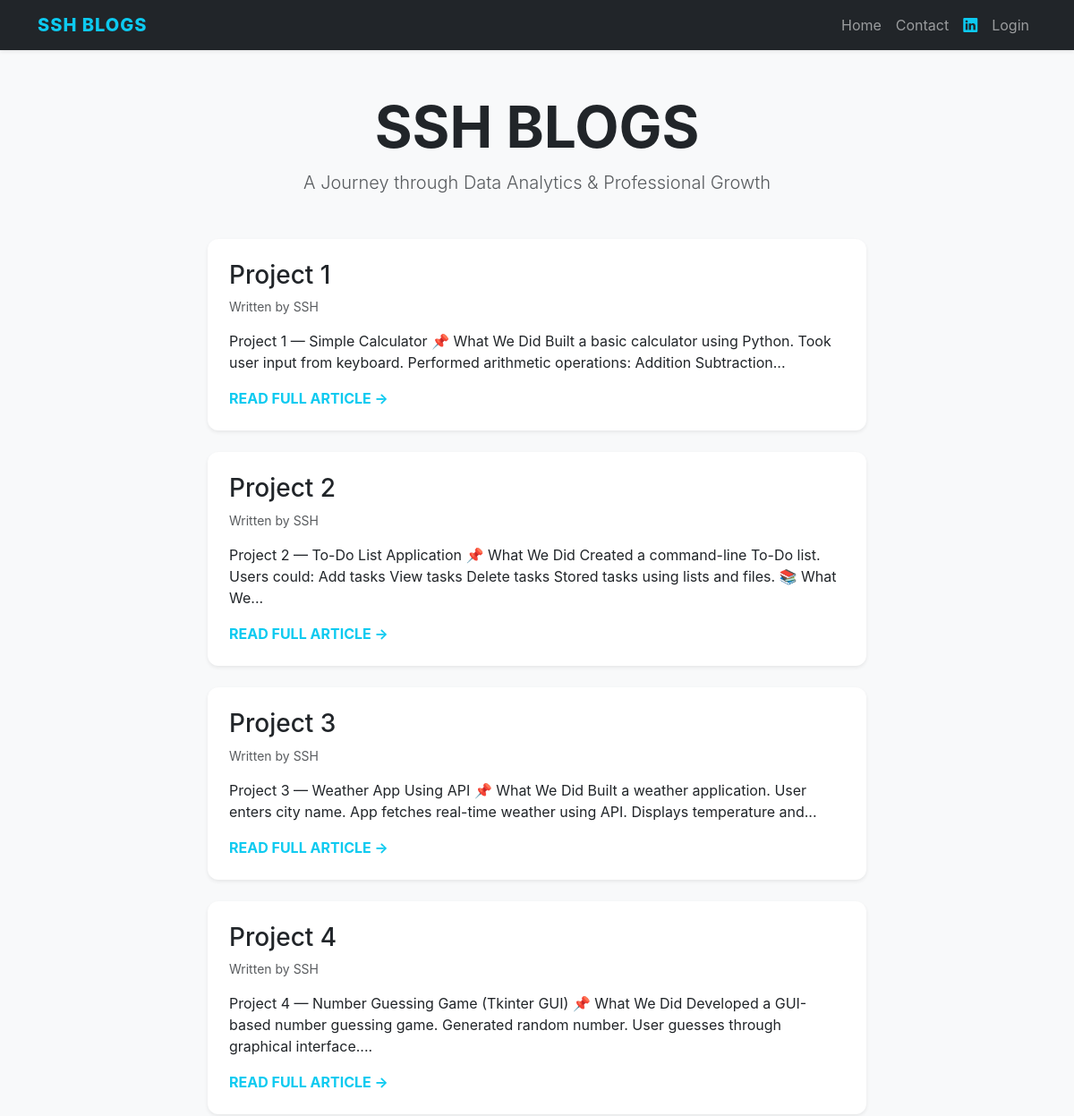
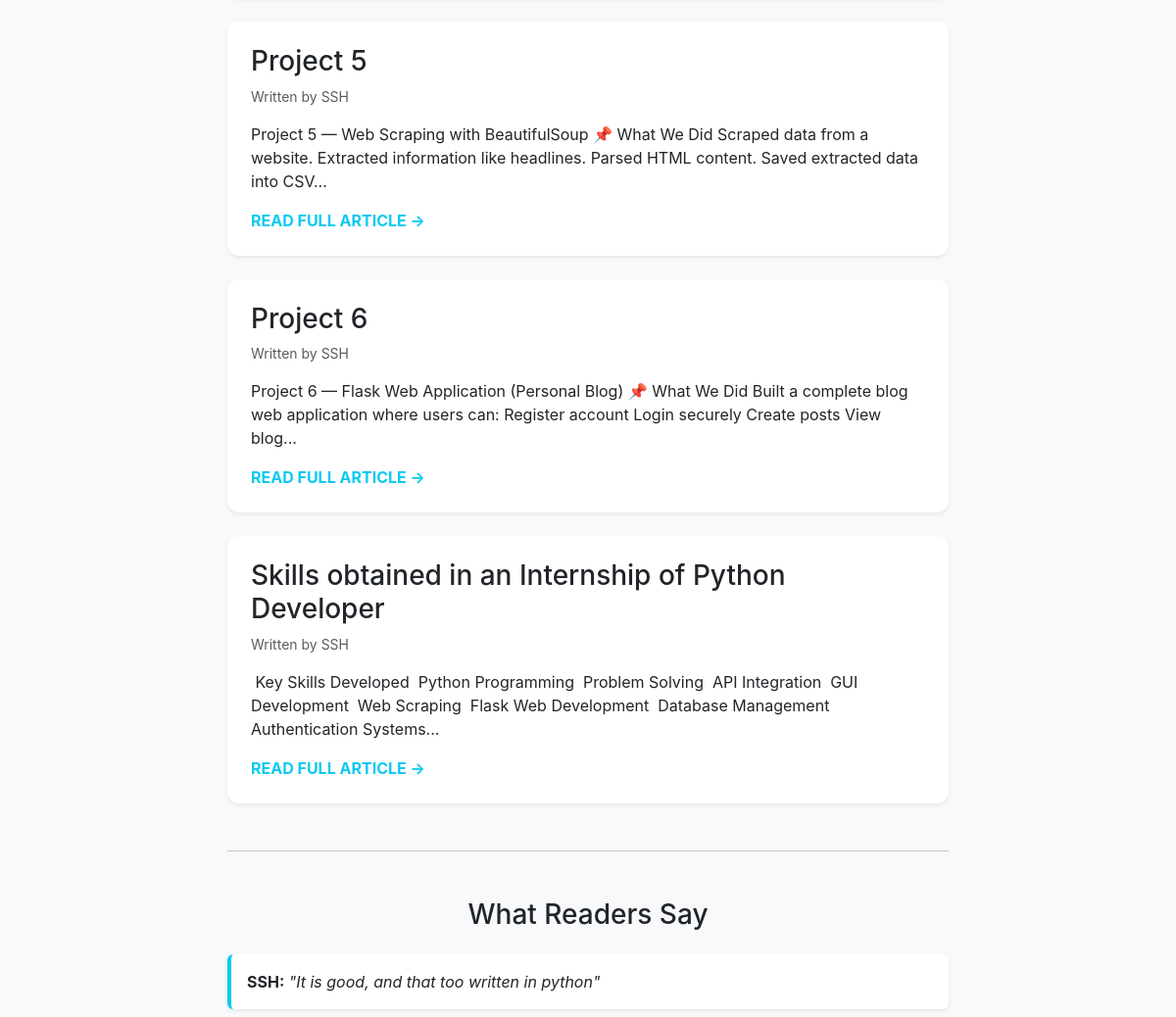
The page /home on the database its author committed (2 pictures, top to bottom).
### app.py (models this page shows)
class Post(db.Model):
    id = db.Column(db.Integer, primary_key=True)
    title = db.Column(db.String(100), nullable=False)
    content = db.Column(db.Text, nullable=False)
    user_id = db.Column(db.Integer, db.ForeignKey('user.id'), nullable=False)

class User(db.Model, UserMixin):
    id = db.Column(db.Integer, primary_key=True)
    username = db.Column(db.String(150), unique=True, nullable=False)
    password = db.Column(db.String(150), nullable=False)
    posts = db.relationship('Post', backref='author', lazy=True)

class Feedback(db.Model):
    id = db.Column(db.Integer, primary_key=True)
    name = db.Column(db.String(100), nullable=False)
    message = db.Column(db.Text, nullable=False)

### app.py (the view)
@app.route('/')
@app.route('/home')
def home():
    all_posts = Post.query.all()
    all_feedback = Feedback.query.all()
    return render_template('home.html', posts=all_posts, feedbacks=all_feedback)

### templates/home.html
{% extends "base.html" %}
{% block content %}
<div class="row justify-content-center">
    <div class="col-lg-8">
        <div class="text-center mb-5">
            <h1 class="display-3 fw-bold">SSH BLOGS</h1>
            <p class="lead text-muted">A Journey through Data Analytics & Professional Growth</p>
        </div>
        {% for post in posts %}
        <div class="card shadow-sm mb-4 p-4">
            <h2 class="h3">{{ post.title }}</h2>
            <p class="text-muted small">Written by {{ post.author.username }}</p>
            <div class="mb-3">
                {{ post.content|striptags|truncate(180) }}
            </div>
            <a href="{{ url_for('view_post', post_id=post.id) }}" class="fw-bold text-info text-decoration-none">READ FULL ARTICLE →</a>
        </div>
        {% endfor %}
        <hr class="my-5">
        <h3 class="text-center mb-4">What Readers Say</h3>
        {% for fb in feedbacks %}
        <div class="p-3 mb-2 bg-white rounded shadow-sm border-start border-4 border-info">
            <p class="mb-0"><strong>{{ fb.name }}:</strong> <em>"{{ fb.message }}"</em></p>
        </div>
        {% endfor %}
    </div>
</div>
{% endblock %}

### templates/base.html (shortened to what this page needs)
<!DOCTYPE html>
<html lang="en">
<head>
    <link href="https://cdn.jsdelivr.net/npm/bootstrap@5.3.0/dist/css/bootstrap.min.css" rel="stylesheet">
    <link rel="stylesheet" href="https://cdn.jsdelivr.net/npm/bootstrap-icons@1.11.1/font/bootstrap-icons.css">
</head>
<body>
    <nav class="navbar navbar-expand-lg navbar-dark shadow-sm">
        <div class="container">
            <a class="navbar-brand text-info" href="{{ url_for('home') }}">SSH BLOGS</a>
            <div class="collapse navbar-collapse" id="navbarNav">
                <ul class="navbar-nav ms-auto align-items-center">
                    <li class="nav-item"><a class="nav-link" href="{{ url_for('home') }}">Home</a></li>
                    <li class="nav-item"><a class="nav-link" href="{{ url_for('contact') }}">Contact</a></li>
                    <li class="nav-item">
                        <a class="nav-link" href="https://www.linkedin.com/in/syed-siddiq-hussaini" target="_blank">
                            <i class="bi bi-linkedin text-info"></i>
                        </a>
                    </li>
                    {% if current_user.is_authenticated %}
                        <li class="nav-item"><a class="nav-link" href="{{ url_for('my_account') }}">Dashboard</a></li>
                        <li class="nav-item"><a class="nav-link text-danger" href="{{ url_for('logout') }}">Logout</a></li>
                    {% else %}
                        <li class="nav-item"><a class="nav-link" href="{{ url_for('login') }}">Login</a></li>
                    {% endif %}
                </ul>
            </div>
        </div>
    </nav>
    <div class="container mt-5">
        {% block content %}{% endblock %}
    </div>
</body>
</html>

### templates/base.html (style rules this page uses)
body { background-color: #f8f9fa; font-family: 'Inter', sans-serif; }
.navbar { background-color: #212529; }
.navbar-brand { font-weight: 800; letter-spacing: 1px; }
.card { border: none; border-radius: 12px; transition: 0.3s; }

### rows shown on the page
Post: title "Project 1", author.username "SSH", content "Project 1 — Simple Calculator 📌 What We Did Built a basic calculator using Python. Took user input from keyboard. Performed arithmetic operations: Addition Subtraction..."
Post: title "Project 2", author.username "SSH", content "Project 2 — To-Do List Application 📌 What We Did Created a command-line To-Do list. Users could: Add tasks View tasks Delete tasks Stored tasks using lists and files. 📚 What We..."
Post: title "Project 3", author.username "SSH", content "Project 3 — Weather App Using API 📌 What We Did Built a weather application. User enters city name. App fetches real-time weather using API. Displays temperature and..."
Post: title "Project 4", author.username "SSH", content "Project 4 — Number Guessing Game (Tkinter GUI) 📌 What We Did Developed a GUI-based number guessing game. Generated random number. User guesses through graphical interface...."
Post: title "Project 5", author.username "SSH", content "Project 5 — Web Scraping with BeautifulSoup 📌 What We Did Scraped data from a website. Extracted information like headlines. Parsed HTML content. Saved extracted data into CSV..."
Post: title "Project 6", author.username "SSH", content "Project 6 — Flask Web Application (Personal Blog) 📌 What We Did Built a complete blog web application where users can: Register account Login securely Create posts View blog..."
Post: title "Skills obtained in an Internship of Python Developer", author.username "SSH", content "Key Skills Developed Python Programming Problem Solving API Integration GUI Development Web Scraping Flask Web Development Database Management Authentication Systems..."
Feedback: name "SSH", message "It is good, and that too written in python"
